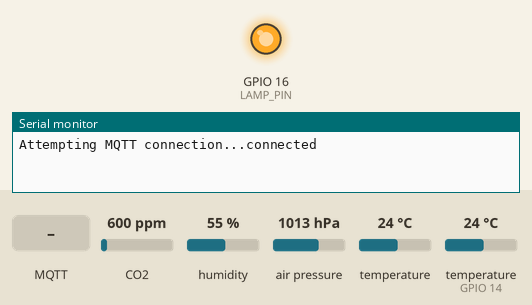
Bench run of a sketch on a simulated ESP8266 (NodeMCU). Parts: output pins drawn as LEDs (lit = HIGH), the last lines printed to the serial monitor. The test bench sets the inputs (shaded band); at power-on: CO2 600 ppm, humidity 55 %, air pressure 1013 hPa, temperature 24 °C, temperature (sensor on GPIO 14) 24 °C. WiFi joins after 1.5 s; servers stay silent unless stated; random numbers use the default seed unless the sketch sets one; no MQTT or app messages arrive unless stated.

Above: at 3.3 s.
3.4 s: MQTT message "true" arrives on the first subscribed topic
At 5.5 s:
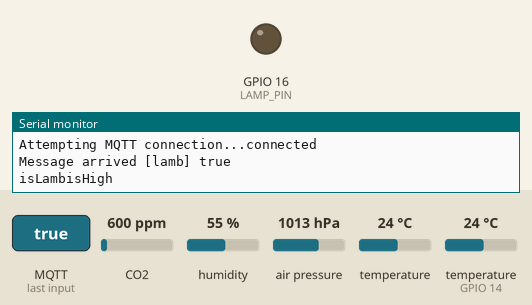
6.5 s: MQTT message "lamb" arrives on the first subscribed topic
At 8.8 s:
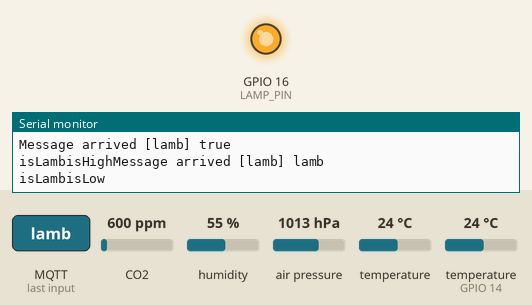
Timing chart, 0 to 10.3 s (numbered marks = the images above; inputs shaded):
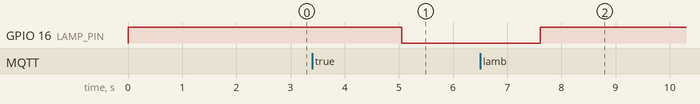

Measured:
- after the input at 3.4 s, GPIO 16 (LAMP_PIN): HIGH → LOW after 1.7 s
- after the input at 6.5 s, GPIO 16 (LAMP_PIN): LOW → HIGH after 1.1 s

The sketch:

mqtt.ino
```cpp
#include <DHT.h>
#include <MQ135.h>
#include <ESP8266WiFi.h>
#include <PubSubClient.h>
#include <ESP8266WebServer.h>
#include <SFE_BMP180.h>

const char* ssid = "***";           // Ağ adınızı girin
const char* password = "***";  //Ağ şifrenizi girin
const char* mqtt_server = "****";
const char* mqtt_server_user = "***";
const char* mqtt_server_password = "****";

char temperature[100];
char humidity[100];
char heatIndex[100];
char aqi[100];
char _pressure[100];
char seapressure[100];
char btemperature[100];


#define PIN_MQ135 A0   // MQ135 Analog Input Pin
#define DHTPIN 14      // DHT Digital Input Pin
#define DHTTYPE DHT11  // DHT11 or DHT22, depends on your sensor
#define LAMP_PIN 16
#define ALTITUDE 20.0

bool isLambOn;
unsigned long lastMsg = 0;

MQ135 mq135_sensor(PIN_MQ135);
DHT dht(DHTPIN, DHTTYPE);
SFE_BMP180 pressure;

WiFiClient espClient;
PubSubClient client(espClient);

void setup_wifi() {
  WiFi.mode(WIFI_STA);
  WiFi.begin(ssid, password);
}

void reconnect() {
  // Loop until we're reconnected
  while (!client.connected()) {
    Serial.print("Attempting MQTT connection...");
    // Create a random client ID
    String clientId = "ESP8266Client-";
    clientId += String(random(0xffff), HEX);
    // Attempt to connect
    if (client.connect(clientId.c_str(), mqtt_server_user, mqtt_server_password)) {
      Serial.println("connected");
      client.subscribe("lamb");

    } else {
      Serial.print("failed, rc=");
      Serial.print(client.state());
      Serial.println(" try again in 5 seconds");
      delay(5000);
    }
  }
}

void setup() {
  Serial.begin(115200);
  setup_wifi();
  client.setServer(mqtt_server, 1883);
  client.setCallback(callback);

  pinMode(LAMP_PIN, OUTPUT);
  digitalWrite(LAMP_PIN, HIGH);
  dht.begin();
  pressure.begin();
}

void loop() {
  double T, P, p0, a;
  char status;
  if (!client.connected()) {
    reconnect();
  }
  client.loop();
  unsigned long now = millis();
  if (now - lastMsg > 5000) {
    lastMsg = now;
    float _temperature = dht.readTemperature();
    float _humidity = dht.readHumidity();
    float _correctedPPM = mq135_sensor.getCorrectedPPM(_temperature, _humidity);
    float _heatIndex = dht.computeHeatIndex(_temperature, _humidity, false);
    status = pressure.startTemperature();
    delay(status);
    status = pressure.getTemperature(T);
    status = pressure.startPressure(3);
    delay(status);
    status = pressure.getPressure(P, T);
    p0 = pressure.sealevel(P, ALTITUDE);


    dtostrf(_temperature, 2, 6, temperature);
    dtostrf(_humidity, 2, 6, humidity);
    dtostrf(_heatIndex, 2, 6, heatIndex);
    dtostrf(_correctedPPM, 2, 6, aqi);
    dtostrf(T, 2, 6, btemperature);
    dtostrf(p0, 2, 6, seapressure);
    dtostrf(P, 2, 6, _pressure);

    client.publish("temperature", temperature);
    client.publish("humidity", humidity);
    client.publish("heatIndex", heatIndex);
    client.publish("lamb_status", GetLambStatus());
    client.publish("aqi", GetAQI(_correctedPPM));
    client.publish("btemperature", btemperature);
    client.publish("seapressure", seapressure);
    client.publish("pressure", _pressure);

  }
  delay(2500);
}

char* GetAQI(float ppm) {
  if (ppm <= -1) { return "unknown-value"; }
  if (ppm >= 0 && ppm <= 100) { return "excellent-value"; }
  if (ppm >= 101 && ppm <= 200) { return "good-value"; }
  if (ppm >= 201 && ppm <= 300) { return "fair-value"; }
  if (ppm >= 301 && ppm <= 400) { return "inferior-value"; }
  if (ppm >= 400) { return "poor-value"; }
  return "unknown-value";
}
char* GetLambStatus() {

  if (isLambOn == true) {
    return "true";
  }
  return "false";
}

void callback(char* topic, byte* payload, unsigned int length) {
  Serial.print("Message arrived [");
  Serial.print(topic);
  Serial.print("] ");
  String _payload = "";
  for (int i = 0; i < length; i++) {
    Serial.print((char)payload[i]);
    _payload += String((char)payload[i]);
  }
  Serial.println();

  if (String(topic) == "lamb") {
    Serial.print("isLamb");
    if (_payload == "true") {
      Serial.print("isHigh");
      digitalWrite(LAMP_PIN, LOW);
      isLambOn = true;
    } else {
      digitalWrite(LAMP_PIN, HIGH);
      Serial.print("isLow");
      isLambOn = false;
    }
  }
}
```
